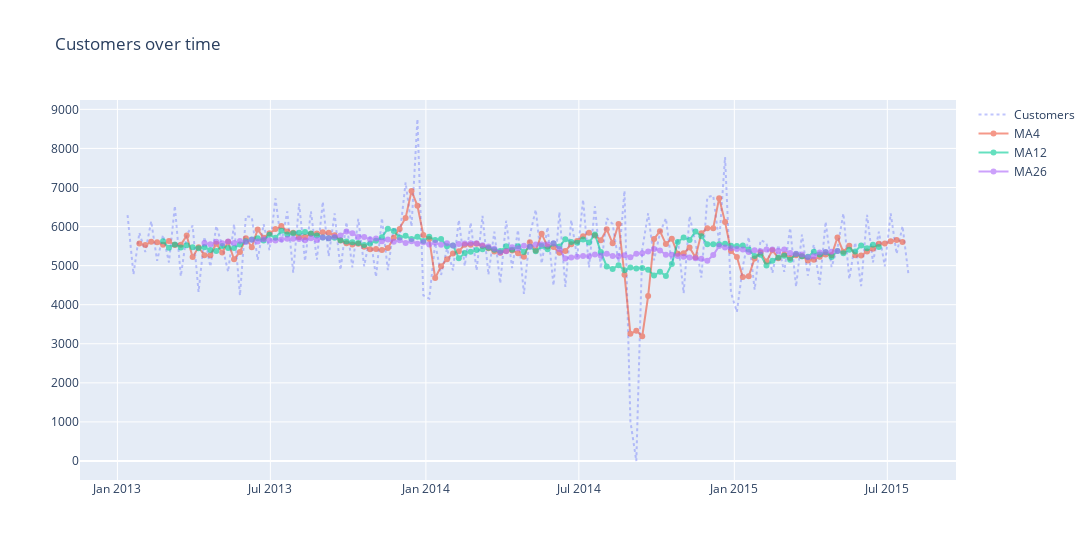

Notebook cell for this chart:
### Code cell
pms.keep_rolling(weekly_data, "Customers", [4, 12, 26])

### Figure 1 — Plotly figure (JSON) as saved in the notebook; plotly's stock layout.template omitted (floating-point values rounded to 4 significant figures; data arrays with more than 128 entries replaced by an {"elided": "..."} marker saying what was removed)
{"data": [{"line": {"dash": "dot"}, "mode": "lines", "name": "Customers", "opacity": 0.4, "type": "scatter", "x": {"elided": "133 str values"}, "y": {"elided": "133 int values"}}, {"mode": "lines+markers", "name": "MA4", "opacity": 0.6, "type": "scatter", "x": {"elided": "133 str values"}, "y": {"elided": "133 float values"}}, {"mode": "lines+markers", "name": "MA12", "opacity": 0.6, "type": "scatter", "x": {"elided": "133 str values"}, "y": {"elided": "133 float values"}}, {"mode": "lines+markers", "name": "MA26", "opacity": 0.6, "type": "scatter", "x": {"elided": "133 str values"}, "y": {"elided": "133 float values"}}], "layout": {"title": {"text": "Customers over time"}, "width": 1100}}
